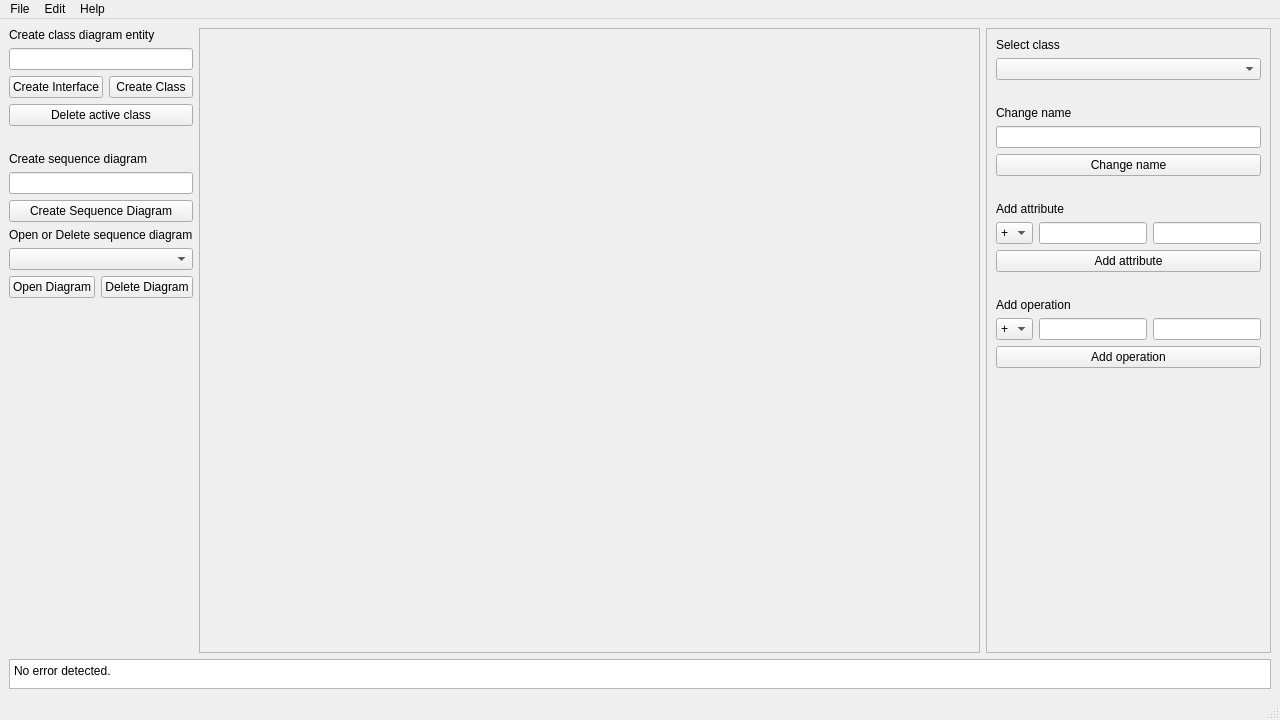
<?xml version="1.0" encoding="UTF-8"?>
<ui version="4.0">
 <class>MainWindow</class>
 <widget class="QMainWindow" name="MainWindow">
  <property name="geometry">
   <rect>
    <x>0</x>
    <y>0</y>
    <width>1280</width>
    <height>720</height>
   </rect>
  </property>
  <property name="sizePolicy">
   <sizepolicy hsizetype="Preferred" vsizetype="Preferred">
    <horstretch>0</horstretch>
    <verstretch>0</verstretch>
   </sizepolicy>
  </property>
  <property name="windowTitle">
   <string>UML Editor</string>
  </property>
  <widget class="QWidget" name="centralwidget">
   <layout class="QVBoxLayout" name="verticalLayout_2">
    <item>
     <layout class="QHBoxLayout" name="content">
      <item>
       <layout class="QVBoxLayout" name="left" stretch="0,0,0,0">
        <property name="sizeConstraint">
         <enum>QLayout::SetDefaultConstraint</enum>
        </property>
        <item>
         <layout class="QGridLayout" name="createClassGroup">
          <item row="0" column="0" colspan="2">
           <widget class="QLabel" name="createClassLabel">
            <property name="text">
             <string>Create class diagram entity</string>
            </property>
           </widget>
          </item>
          <item row="1" column="0" colspan="2">
           <widget class="QLineEdit" name="className"/>
          </item>
          <item row="2" column="0">
           <widget class="QPushButton" name="createInterfaceBtn">
            <property name="sizePolicy">
             <sizepolicy hsizetype="Minimum" vsizetype="Fixed">
              <horstretch>0</horstretch>
              <verstretch>0</verstretch>
             </sizepolicy>
            </property>
            <property name="text">
             <string>Create Interface</string>
            </property>
           </widget>
          </item>
          <item row="2" column="1">
           <widget class="QPushButton" name="createClassBtn">
            <property name="sizePolicy">
             <sizepolicy hsizetype="Minimum" vsizetype="Fixed">
              <horstretch>0</horstretch>
              <verstretch>0</verstretch>
             </sizepolicy>
            </property>
            <property name="text">
             <string>Create Class</string>
            </property>
           </widget>
          </item>
          <item row="3" column="0" colspan="2">
           <widget class="QPushButton" name="deleteActiveClassBtn">
            <property name="text">
             <string>Delete active class</string>
            </property>
            <property name="checkable">
             <bool>true</bool>
            </property>
            <property name="checked">
             <bool>false</bool>
            </property>
            <property name="autoDefault">
             <bool>false</bool>
            </property>
            <property name="default">
             <bool>false</bool>
            </property>
            <property name="flat">
             <bool>false</bool>
            </property>
           </widget>
          </item>
         </layout>
        </item>
        <item>
         <spacer name="verticalSpacer_3">
          <property name="orientation">
           <enum>Qt::Vertical</enum>
          </property>
          <property name="sizeType">
           <enum>QSizePolicy::Fixed</enum>
          </property>
          <property name="sizeHint" stdset="0">
           <size>
            <width>20</width>
            <height>20</height>
           </size>
          </property>
         </spacer>
        </item>
        <item>
         <layout class="QGridLayout" name="seqDiagActions">
          <item row="3" column="0" colspan="2">
           <widget class="QLineEdit" name="seqDiagName"/>
          </item>
          <item row="7" column="0">
           <widget class="QPushButton" name="openSeqDiagBtn">
            <property name="text">
             <string>Open Diagram</string>
            </property>
           </widget>
          </item>
          <item row="5" column="0" colspan="2">
           <widget class="QLabel" name="openOrDeleteSeqDiagLabel">
            <property name="text">
             <string>Open or Delete sequence diagram</string>
            </property>
           </widget>
          </item>
          <item row="4" column="0" colspan="2">
           <widget class="QPushButton" name="createSeqDiagBtn">
            <property name="text">
             <string>Create Sequence Diagram</string>
            </property>
           </widget>
          </item>
          <item row="1" column="0" colspan="2">
           <widget class="QLabel" name="createSeqDiagLabel">
            <property name="text">
             <string>Create sequence diagram</string>
            </property>
           </widget>
          </item>
          <item row="6" column="0" colspan="2">
           <widget class="QComboBox" name="seqDiagChoiceBox"/>
          </item>
          <item row="7" column="1">
           <widget class="QPushButton" name="deleteSeqDiagBtn">
            <property name="text">
             <string>Delete Diagram</string>
            </property>
           </widget>
          </item>
         </layout>
        </item>
        <item>
         <spacer name="verticalSpacer_2">
          <property name="orientation">
           <enum>Qt::Vertical</enum>
          </property>
          <property name="sizeHint" stdset="0">
           <size>
            <width>20</width>
            <height>40</height>
           </size>
          </property>
         </spacer>
        </item>
       </layout>
      </item>
      <item>
       <layout class="QGridLayout" name="center">
        <item row="0" column="0">
         <widget class="QScrollArea" name="centerScroll">
          <property name="widgetResizable">
           <bool>true</bool>
          </property>
          <widget class="QWidget" name="centerContent">
           <property name="geometry">
            <rect>
             <x>0</x>
             <y>0</y>
             <width>733</width>
             <height>615</height>
            </rect>
           </property>
          </widget>
         </widget>
        </item>
       </layout>
      </item>
      <item>
       <layout class="QVBoxLayout" name="right">
        <item>
         <widget class="QScrollArea" name="scrollArea">
          <property name="sizePolicy">
           <sizepolicy hsizetype="Minimum" vsizetype="Expanding">
            <horstretch>0</horstretch>
            <verstretch>0</verstretch>
           </sizepolicy>
          </property>
          <property name="widgetResizable">
           <bool>true</bool>
          </property>
          <widget class="QWidget" name="scrollAreaWidgetContents">
           <property name="geometry">
            <rect>
             <x>0</x>
             <y>0</y>
             <width>320</width>
             <height>615</height>
            </rect>
           </property>
           <property name="sizePolicy">
            <sizepolicy hsizetype="Minimum" vsizetype="Preferred">
             <horstretch>0</horstretch>
             <verstretch>0</verstretch>
            </sizepolicy>
           </property>
           <layout class="QVBoxLayout" name="verticalLayout">
            <item>
             <layout class="QGridLayout" name="selectorGroup">
              <item row="2" column="0">
               <widget class="QComboBox" name="classSelector"/>
              </item>
              <item row="1" column="0">
               <widget class="QLabel" name="classSelectorTitle">
                <property name="text">
                 <string>Select class</string>
                </property>
               </widget>
              </item>
             </layout>
            </item>
            <item>
             <spacer name="verticalSpacer_5">
              <property name="orientation">
               <enum>Qt::Vertical</enum>
              </property>
              <property name="sizeType">
               <enum>QSizePolicy::Fixed</enum>
              </property>
              <property name="sizeHint" stdset="0">
               <size>
                <width>20</width>
                <height>20</height>
               </size>
              </property>
             </spacer>
            </item>
            <item>
             <layout class="QGridLayout" name="changeNameGroup">
              <item row="3" column="0">
               <widget class="QPushButton" name="changeClassName">
                <property name="text">
                 <string>Change name</string>
                </property>
               </widget>
              </item>
              <item row="1" column="0">
               <widget class="QLabel" name="newClassNameTitle">
                <property name="text">
                 <string>Change name</string>
                </property>
               </widget>
              </item>
              <item row="2" column="0">
               <widget class="QLineEdit" name="newClassName">
                <property name="sizePolicy">
                 <sizepolicy hsizetype="Minimum" vsizetype="Fixed">
                  <horstretch>0</horstretch>
                  <verstretch>0</verstretch>
                 </sizepolicy>
                </property>
               </widget>
              </item>
             </layout>
            </item>
            <item>
             <spacer name="verticalSpacer_6">
              <property name="orientation">
               <enum>Qt::Vertical</enum>
              </property>
              <property name="sizeType">
               <enum>QSizePolicy::Fixed</enum>
              </property>
              <property name="sizeHint" stdset="0">
               <size>
                <width>20</width>
                <height>20</height>
               </size>
              </property>
             </spacer>
            </item>
            <item>
             <layout class="QGridLayout" name="addAttributesGroup">
              <item row="1" column="1">
               <widget class="QLineEdit" name="attributeName">
                <property name="sizePolicy">
                 <sizepolicy hsizetype="Minimum" vsizetype="Fixed">
                  <horstretch>0</horstretch>
                  <verstretch>0</verstretch>
                 </sizepolicy>
                </property>
               </widget>
              </item>
              <item row="1" column="2">
               <widget class="QLineEdit" name="attributeType">
                <property name="sizePolicy">
                 <sizepolicy hsizetype="Minimum" vsizetype="Fixed">
                  <horstretch>0</horstretch>
                  <verstretch>0</verstretch>
                 </sizepolicy>
                </property>
               </widget>
              </item>
              <item row="1" column="0">
               <widget class="QComboBox" name="attributeAccessibility">
                <item>
                 <property name="text">
                  <string>+</string>
                 </property>
                </item>
                <item>
                 <property name="text">
                  <string>-</string>
                 </property>
                </item>
                <item>
                 <property name="text">
                  <string>#</string>
                 </property>
                </item>
                <item>
                 <property name="text">
                  <string>~</string>
                 </property>
                </item>
               </widget>
              </item>
              <item row="2" column="0" colspan="3">
               <widget class="QPushButton" name="addAttribute">
                <property name="text">
                 <string>Add attribute</string>
                </property>
               </widget>
              </item>
              <item row="0" column="0" colspan="3">
               <widget class="QLabel" name="addAttributeTitle">
                <property name="text">
                 <string>Add attribute</string>
                </property>
               </widget>
              </item>
             </layout>
            </item>
            <item>
             <spacer name="verticalSpacer_4">
              <property name="orientation">
               <enum>Qt::Vertical</enum>
              </property>
              <property name="sizeType">
               <enum>QSizePolicy::Fixed</enum>
              </property>
              <property name="sizeHint" stdset="0">
               <size>
                <width>20</width>
                <height>20</height>
               </size>
              </property>
             </spacer>
            </item>
            <item>
             <layout class="QGridLayout" name="addOperationGroup">
              <item row="2" column="0" colspan="3">
               <widget class="QLabel" name="addOperationTitle">
                <property name="text">
                 <string>Add operation</string>
                </property>
               </widget>
              </item>
              <item row="4" column="0" colspan="3">
               <widget class="QPushButton" name="addOperation">
                <property name="text">
                 <string>Add operation</string>
                </property>
               </widget>
              </item>
              <item row="3" column="0">
               <widget class="QComboBox" name="operationAccesibility">
                <item>
                 <property name="text">
                  <string>+</string>
                 </property>
                </item>
                <item>
                 <property name="text">
                  <string>-</string>
                 </property>
                </item>
                <item>
                 <property name="text">
                  <string>#</string>
                 </property>
                </item>
                <item>
                 <property name="text">
                  <string>~</string>
                 </property>
                </item>
               </widget>
              </item>
              <item row="3" column="1">
               <widget class="QLineEdit" name="operationName">
                <property name="sizePolicy">
                 <sizepolicy hsizetype="Minimum" vsizetype="Fixed">
                  <horstretch>0</horstretch>
                  <verstretch>0</verstretch>
                 </sizepolicy>
                </property>
               </widget>
              </item>
              <item row="3" column="2">
               <widget class="QLineEdit" name="operationReturnType">
                <property name="sizePolicy">
                 <sizepolicy hsizetype="Minimum" vsizetype="Fixed">
                  <horstretch>0</horstretch>
                  <verstretch>0</verstretch>
                 </sizepolicy>
                </property>
               </widget>
              </item>
             </layout>
            </item>
            <item>
             <spacer name="verticalSpacer">
              <property name="orientation">
               <enum>Qt::Vertical</enum>
              </property>
              <property name="sizeHint" stdset="0">
               <size>
                <width>20</width>
                <height>40</height>
               </size>
              </property>
             </spacer>
            </item>
           </layout>
          </widget>
         </widget>
        </item>
       </layout>
      </item>
     </layout>
    </item>
    <item>
     <layout class="QHBoxLayout" name="errorContainer">
      <item>
       <widget class="QTextBrowser" name="errorText">
        <property name="sizePolicy">
         <sizepolicy hsizetype="Expanding" vsizetype="Fixed">
          <horstretch>0</horstretch>
          <verstretch>0</verstretch>
         </sizepolicy>
        </property>
        <property name="maximumSize">
         <size>
          <width>16777215</width>
          <height>30</height>
         </size>
        </property>
        <property name="html">
         <string>&lt;!DOCTYPE HTML PUBLIC &quot;-//W3C//DTD HTML 4.0//EN&quot; &quot;http://www.w3.org/TR/REC-html40/strict.dtd&quot;&gt;
&lt;html&gt;&lt;head&gt;&lt;meta name=&quot;qrichtext&quot; content=&quot;1&quot; /&gt;&lt;meta charset=&quot;utf-8&quot; /&gt;&lt;style type=&quot;text/css&quot;&gt;
p, li { white-space: pre-wrap; }
&lt;/style&gt;&lt;/head&gt;&lt;body style=&quot; font-family:'Segoe UI'; font-size:9pt; font-weight:400; font-style:normal;&quot;&gt;
&lt;p style=&quot; margin-top:0px; margin-bottom:0px; margin-left:0px; margin-right:0px; -qt-block-indent:0; text-indent:0px;&quot;&gt;No error detected.&lt;/p&gt;&lt;/body&gt;&lt;/html&gt;</string>
        </property>
       </widget>
      </item>
     </layout>
    </item>
   </layout>
  </widget>
  <widget class="QMenuBar" name="menubar">
   <property name="geometry">
    <rect>
     <x>0</x>
     <y>0</y>
     <width>1280</width>
     <height>21</height>
    </rect>
   </property>
   <widget class="QMenu" name="menuFile">
    <property name="title">
     <string>File</string>
    </property>
    <addaction name="actionNew"/>
    <addaction name="actionOpen"/>
    <addaction name="separator"/>
    <addaction name="actionSave"/>
    <addaction name="separator"/>
    <addaction name="actionQuit"/>
   </widget>
   <widget class="QMenu" name="menuEdit">
    <property name="title">
     <string>Edit</string>
    </property>
    <addaction name="actionUndo"/>
   </widget>
   <widget class="QMenu" name="menuHelp">
    <property name="title">
     <string>Help</string>
    </property>
    <addaction name="actionAbout"/>
   </widget>
   <addaction name="menuFile"/>
   <addaction name="menuEdit"/>
   <addaction name="menuHelp"/>
  </widget>
  <widget class="QStatusBar" name="statusbar"/>
  <action name="actionAbout">
   <property name="text">
    <string>About</string>
   </property>
  </action>
  <action name="actionUndo">
   <property name="text">
    <string>Undo</string>
   </property>
  </action>
  <action name="actionNew">
   <property name="checkable">
    <bool>false</bool>
   </property>
   <property name="text">
    <string>New</string>
   </property>
  </action>
  <action name="actionOpen">
   <property name="text">
    <string>Open</string>
   </property>
  </action>
  <action name="actionSave">
   <property name="text">
    <string>Save</string>
   </property>
  </action>
  <action name="actionQuit">
   <property name="text">
    <string>Quit</string>
   </property>
  </action>
 </widget>
 <resources/>
 <connections/>
</ui>
